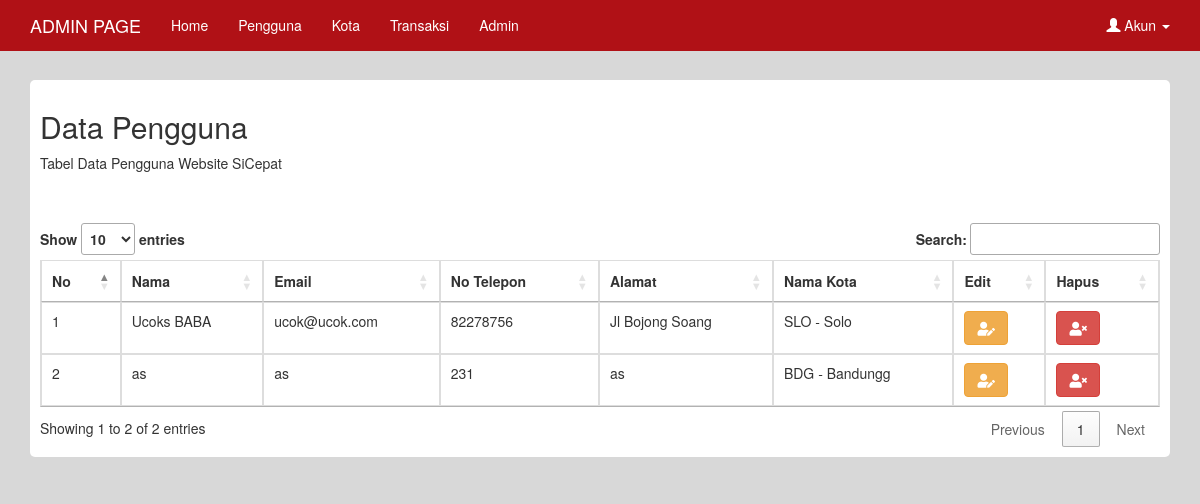
Page /index.php/admin/pengguna on the earlier database version.
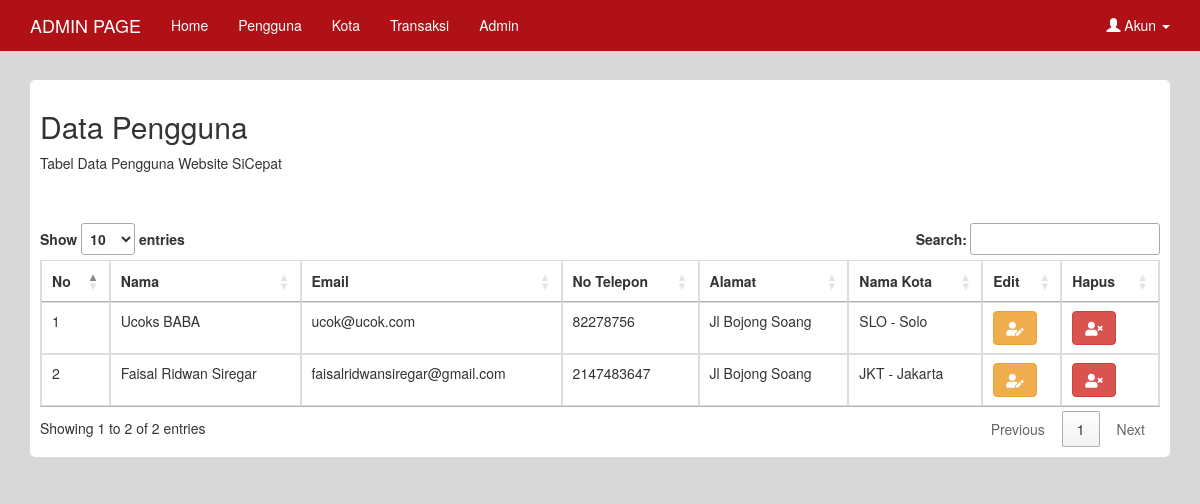
Same page on the later database version.
### tables this page shows
CREATE TABLE `pengguna` (
  `id` int(10) NOT NULL,
  `nama` varchar(30) NOT NULL,
  `email` varchar(30) NOT NULL,
  `notlp` int(15) NOT NULL,
  `kodekota` varchar(3) NOT NULL,
  `alamat` varchar(30) NOT NULL
);

CREATE TABLE `kota` (
  `kodekota` varchar(3) NOT NULL,
  `namakota` varchar(30) NOT NULL
);

### application/controllers/Admin.php (called while the page is built, shortened)
<?php
class Admin extends CI_Controller {
	public function __construct()
	{
		$this->load->model('M_admin');
	}
	public function pengguna()
	{
		$data_pengguna = $this->M_admin->Getpengguna_id();
		$data_kota = $this->M_admin->Getkota_kode();
		$this->load->view('admin/page_header',['datakota'=>$data_kota]);
		$this->load->view('admin/page_pengguna',['datapengguna'=>$data_pengguna]);
	}
}

### index.php (called while the page is built, shortened)
<?php
require_once BASEPATH.'core/CodeIgniter.php';

### application/models/M_admin.php (called while the page is built, shortened)
<?php
class M_admin extends CI_Model {
	public function Getpengguna_id(){
		$this->db->select('*');
		$this->db->from('pengguna');
		$this->db->join('kota','kota.kodekota=pengguna.kodekota','LEFT OUTER');
		$query = $this->db->get();
		return $query->result();
	}
	public function Getkota_kode(){
		$this->db->select('*');
		$this->db->from('kota');
		$query = $this->db->get();
		return $query->result();
	}
}

### application/views/admin/page_pengguna.php (the view, shortened to what this page needs)
  <div class="container">
    <div class="box">
      <h2>Data Pengguna</h2>
      <p>Tabel Data Pengguna Website SiCepat</p>
      <br><br>
      <table class="table table-bordered" id="table">
        <thead>
          <tr>
            <th>No</th>
            <th>Nama</th>
            <th>Email</th>
            <th>No Telepon</th>
            <th>Alamat</th>
            <th>Nama Kota</th>
            <th>Edit</th>
            <th>Hapus</th>
          </tr>
        </thead>
        <tbody>
          <?php $no=1; foreach ($datapengguna as $d ) {?>
          <tr>
            <form action="">
              <td><?php echo $no++ ?></td>
              <td><?php echo $d->nama ?></td>
            <td><?php echo $d->email  ?></td>
            <td><?php echo $d->notlp ?></td>
            <td><?php echo $d->alamat ?></td>
            <td><?php echo $d->kodekota.' - '.$d->namakota ?></td>
              <td><button type="button" class="btn btn-warning" data-toggle="modal" data-target="#edit<?php echo $d->id ?>"><i class="fas fa-user-edit"></i></button></td>
              <td><a type="button" class="btn btn-danger"  href="<?= base_url('index.php/admin/hapuspengguna/' .$d->id)?>" onClick="return confirm('Apakah Anda Yakin?')" ><i class="fas fa-user-times"></i></a></td>
            </form>
          </tr>
          <?php } ?>
        </tbody>
      </table>
    </div>
  </div>
</body>
</html>

Differences in the rows shown:
removed pengguna: nama "as", email "as", notlp "231", alamat "as", kodekota.kodekota "BDG", kodekota.namakota "Bandungg"
added pengguna: nama "Faisal Ridwan Siregar", email "faisalridwansiregar@gmail.com", notlp "2147483647", alamat "Jl Bojong Soang", kodekota.kodekota "JKT", kodekota.namakota "Jakarta"
